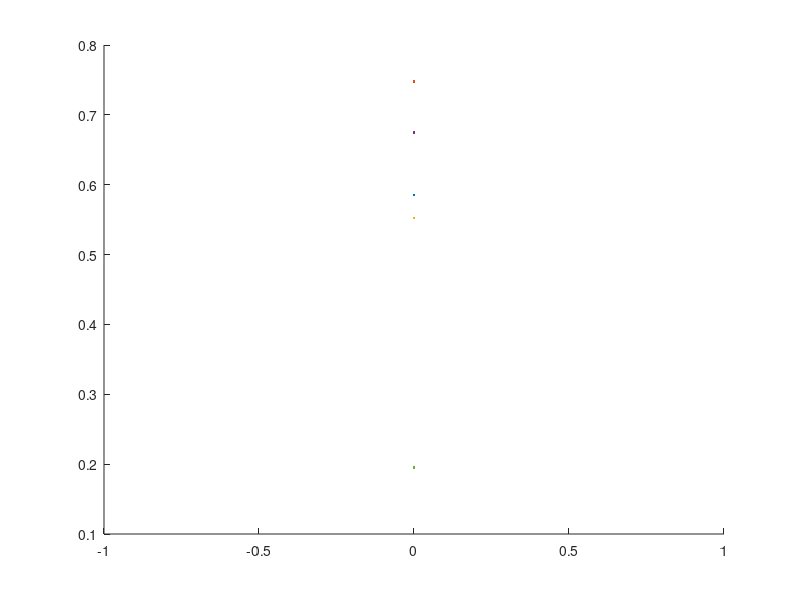

The MATLAB script that drew this image: (Note: this script raises an error after producing the figure.)
%maxnet simulation: for nnodes number of nodes, each node has a unity
%autapse and every pair of nodes has mutual inhibition of strength eps (<0)
% start w/ random initialization of the neural outputs, sigma_vec, then
% simulate the evolution of the network (with implicit time constant = 1)
%activation function is assumed to output zero for any negative input, but
%is linear (with slope=1) for any non-negative input
clear all %delete any old variables still hanging around
figure(1) %clear figure 1 for display
clf %clear the current figure

eps=-01 %choose mutual inhibition strength
node_count = 5 %choose a number of interconnected nodes
W = eps * ones(node_count, node_count) + (1 - eps) * eye(node_count)

%initialize a set of outputs:
sigma_vec = rand(node_count,1)
sigma_history=[sigma_vec];
time =0; %create time vector to enable plotting
time_vec=[time];
%plot evolution of all outputs up to this point...
figure(1)
clf
hold all %allow adding new data to figure 1
for i=1:node_count
    plot(time,sigma_vec(i))
end

while length(find(sigma_vec))>1
    time = time+1; %implicitly sets the time delay of each neuron (stimulus to response) to be 1 unit
    time_vec = [time_vec,time]; %add an element to the time vector
 
    net_inputs = W*sigma_vec; %make sure you understand what this means and why it is true

    %for each neuron, compute firing rate as a function of net voltage at soma
    for i=1:node_count
        sigma_vec(i) = activation_fnc(net_inputs(i)); %outputs follow from inputs and activation fnc
    end
    sigma_vec; %display the output values
    sigma_history = [sigma_history,sigma_vec]; %keep track of this for plotting history
end

time
sigma_vec
 
%rest of this is just plotting--overwrite the figure to show current status
hold off %clear the figure
clf
hold all %allows adding multiple lines to the plot
for i=1:node_count
    y_vec=sigma_history(i,:); %strip off i'th row of neural responses (for i'th neuron's responses)
    plot(time_vec,y_vec) %plot this neural response vs time
end
title('Maxnet time history of outputs')
xlabel('time')
ylabel('sigma outputs')
% done with plot
